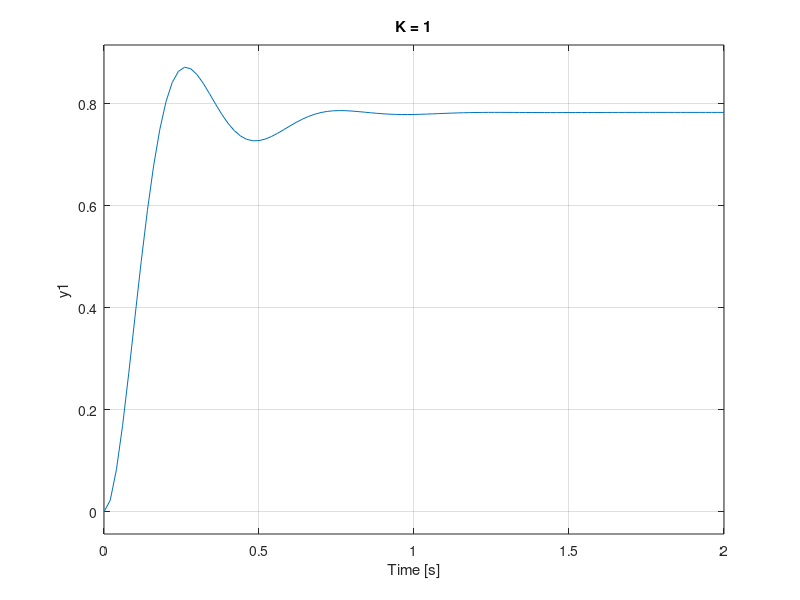

Write MATLAB code to recreate this figure. (Note: this script raises an error after producing the figure.)
%Timadaemi 4   
clear all; close all; clc;
%Daemi 1 - b)

%k = 1
sys1 = tf([120 6*120],[1 16 248 920]);
figure(2)
step(sys1);
title('K = 1');
info_k1 = stepinfo(sys1)

%k = 10
sys10 = tf([1200 6*1200],[1 16 1328 7400]);
figure(1)
step(sys10);
title('K = 10');
info_k10 = stepinfo(sys10)


%k = 50
sys50 = tf([6000 6*6000],[1 16 6138 36200]);
figure(3)
step(sys50);
title('K = 50');
info_k50 = stepinfo(sys50)

%% Daemi 2
clear all; close all; clc;
k1 = 4.57;

%k2 = 0
fall1 = tf([375*k1],[1 40 375 375*k1]);
figure(1)
step(fall1)
stepinfo(fall1)
pzplot(fall1)

%k1/k2 = 5
k2 = 5*k1;
fall2 = tf([375*k1 375*k2],[1 40 375 375*k1 375*k2]);
figure(2)
step(fall2)
damp(fall2)

close all; clear all; clc;
k1 = 4.6;
num = [375*k1 75*k1];
den = [1 40 375 375*k1 75*k1];

 sys = tf(num,den);
%  damp(sys)
 figure(1)
%  rlocus(sys)
 step(sys)
 stepinfo(sys)
 pzplot(sys)

 
%% SD3 - D2 a & b
close all; clear all; clc;
k1 = 4.57;  %k2 = 0;
num = [375*k1 0];
den = [1 40 375 375*k1 0];

sys = tf(num,den);
damp(sys)
figure(1)
rlocus(sys)
k2null = stepinfo(sys)
title('k2 = 0')

k1 = 4.6;  %k2 != 0;
num = [375*k1 75*k1];
den = [1 40 375 375*k1 75*k1];

sys = tf(num,den);
damp(sys)
figure(2)
rlocus(sys)
k2ekkinull = stepinfo(sys)
title('K2 != 0')